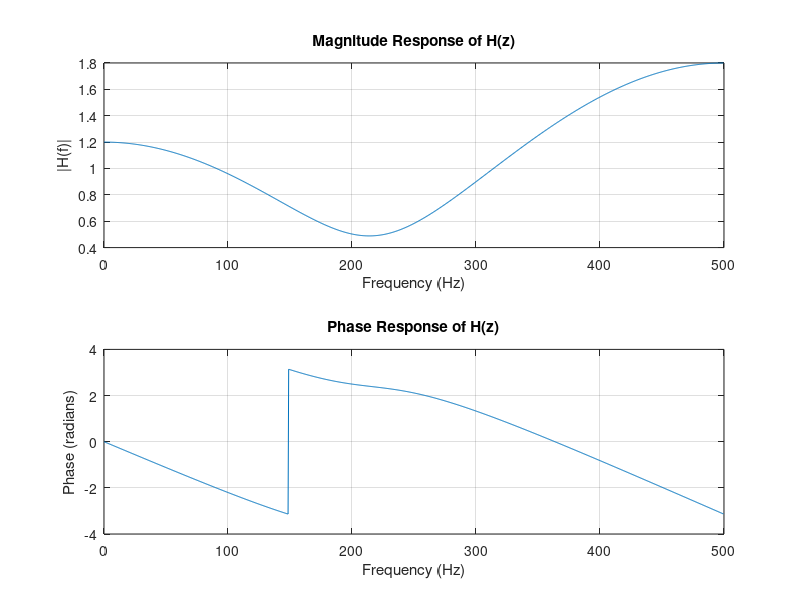
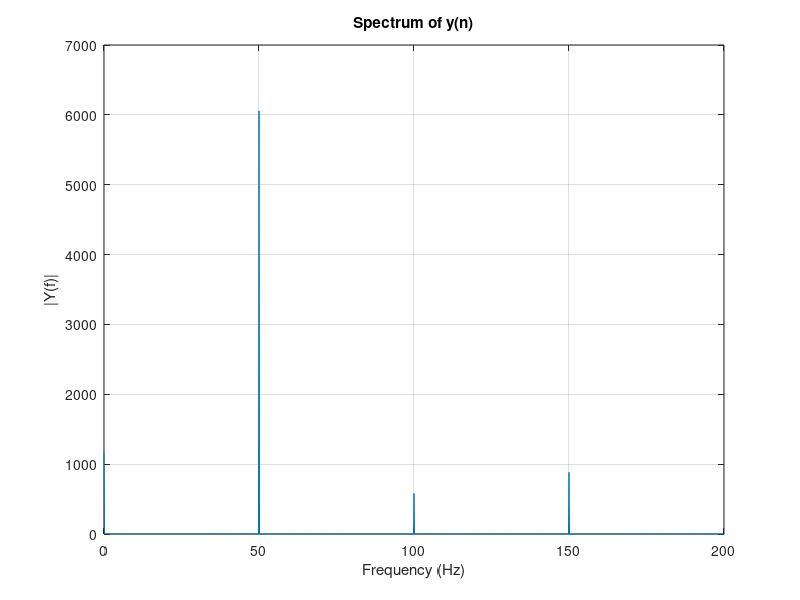
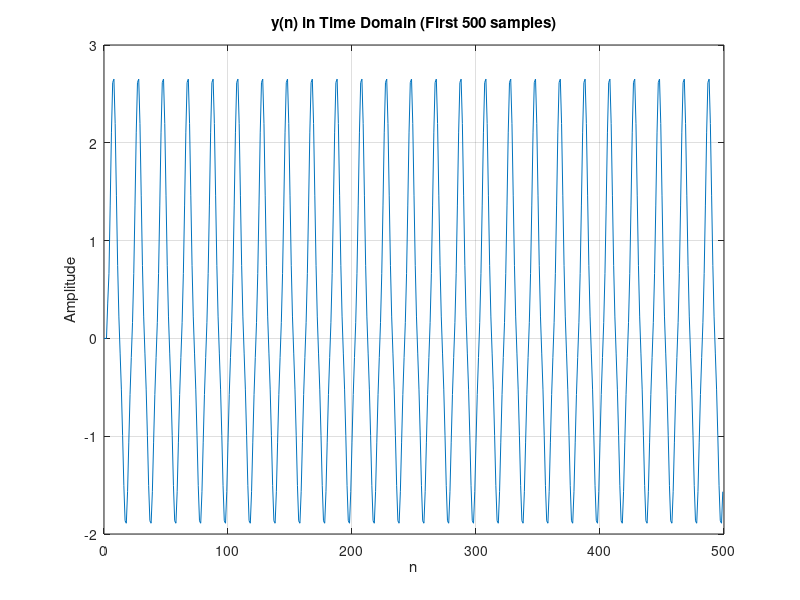

Source code (MATLAB) for these figures, in order:
%2. You haver x_n a function of sine and it is passed through a non linear system having y_n = d(n-2) + 0.3d^2(n-2) +0.8d^3(n-2). Where d_n is convolution of x and h where H(z) = z^-3 - 0.3z^-4 +0.5z^-5
%Plot the magnitude and phase response of h(z)
%Plot the spectrum of y_n 
%Take the length of sequence greater than 5000

%% Parameters
fs = 1000;                 % Sampling frequency
N = 6000;                  % Length (>5000)
n = 0:N-1;

%% Input Signal (Sine)
f0 = 50;                   % Frequency
x = sin(2*pi*f0*n/fs);

%% Define h(n) from H(z)
h = [0 0 0 1 -0.3 0.5];

%% 1. Magnitude & Phase Response of H(z)
[H,w] = freqz(h,1,1024,fs);

figure;
subplot(2,1,1);
plot(w, abs(H));
title('Magnitude Response of H(z)');
xlabel('Frequency (Hz)');
ylabel('|H(f)|');
grid on;

subplot(2,1,2);
plot(w, angle(H));
title('Phase Response of H(z)');
xlabel('Frequency (Hz)');
ylabel('Phase (radians)');
grid on;

%% 2. Convolution to get d(n)
d = conv(x,h,'same');

%% Shift d(n-2)
d_shift = [0 0 d(1:end-2)];

%% Nonlinear System
y = d_shift + 0.3*(d_shift.^2) + 0.8*(d_shift.^3);

%% 3. Spectrum of y(n)
Y = fft(y);
f = (0:N-1)*(fs/N);

figure;
plot(f, abs(Y));
xlim([0 200]);
title('Spectrum of y(n)');
xlabel('Frequency (Hz)');
ylabel('|Y(f)|');
grid on;

%% Time-domain visualization (optional)
figure;
plot(n(1:500), y(1:500));
title('y(n) in Time Domain (First 500 samples)');
xlabel('n');
ylabel('Amplitude');
grid on;
